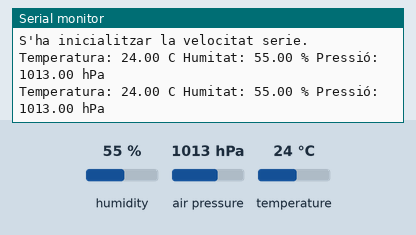
This sketch was run on a simulated Arduino Uno, built with avr-gcc and run on an emulated ATmega328P. On the bench: the last lines printed to the serial monitor. The test bench sets the inputs (shaded band); at power-on: humidity 55 %, air pressure 1013 hPa, temperature 24 °C.

Above: at 5.8 s.
5.9 s: humidity set to 22 %
At 11.4 s:
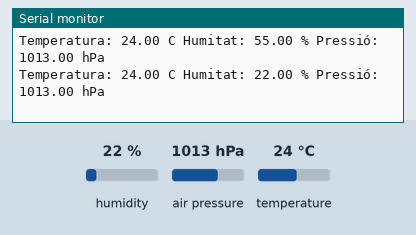
11.9 s: air pressure set to 952 hPa
At 15.4 s:
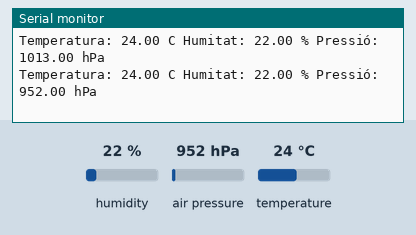
17.9 s: temperature set to 12 °C
At 20.6 s:
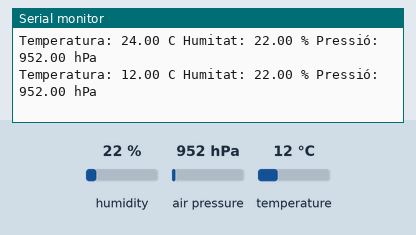

Measured:
- after the input at 5.9 s, the serial monitor: prints a new line after 4.1 s (image 1)
- after the input at 11.9 s, the serial monitor: prints a new line after 3.2 s (image 2)
- after the input at 17.9 s, the serial monitor: prints a new line after 2.2 s (image 3)

The sketch:

temperatura_humitat_pressio_bme280.ino
```cpp
// Per utilitzar la comunicaci serie I2C
#include <Wire.h>

//Llibreria pel sensor BME280
#include <Adafruit_Sensor.h>
#include <Adafruit_BME280.h> //Llibreria pel sensor BME280

//Creem una variable que contindr l'objecte del tipus Adafruit_BME280
Adafruit_BME280 bme;

//Definim les variables on guarderem les lectures del sensor
float temperatura;
float humitat;
float pressio;

void setup() {

  //Definim la velicitat de dades serie
  Serial.begin(9600);
  Serial.println("S'ha inicialitzar la velocitat serie.");

  //Verifiquem que es pot inicialitzar la comunicacio amb el sensor connectat
  if (!bme.begin()) {
    Serial.println("No s'ha trobat el sensor BME280!");
    while(1); //Bucle infinit perqu no arribi a saltar a la funcio loop
  }

}

void loop() {

  //Obtenim la temperatura
  temperatura = bme.readTemperature();
  humitat = bme.readHumidity();
  pressio = bme.readPressure()/100; //La funcio retorna el valor en unitat de Pascals, dividim per 100 per obteni hPa (hectopascals)

  //Mostrem els valors llegits al monitor serie
  Serial.print("Temperatura: ");
  Serial.print(temperatura);
  Serial.print(" C ");

  Serial.print("Humitat: ");
  Serial.print(humitat);
  Serial.print(" % ");

  Serial.print("Pressió: ");
  Serial.print(pressio);
  Serial.println(" hPa");

  //Esperarem 5 segons abans de tornar a llegir valors del sensor
  delay(5000);

}
```
